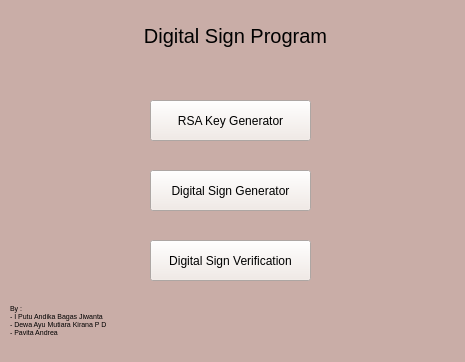
<?xml version="1.0" encoding="UTF-8"?>
<ui version="4.0">
 <class>MainWindow</class>
 <widget class="QMainWindow" name="MainWindow">
  <property name="geometry">
   <rect>
    <x>0</x>
    <y>0</y>
    <width>465</width>
    <height>362</height>
   </rect>
  </property>
  <property name="font">
   <font>
    <pointsize>9</pointsize>
   </font>
  </property>
  <property name="windowTitle">
   <string>MainWindow</string>
  </property>
  <property name="styleSheet">
   <string notr="true">background-color: rgb(201, 173, 167);</string>
  </property>
  <widget class="QWidget" name="centralwidget">
   <widget class="QPushButton" name="pushButton">
    <property name="geometry">
     <rect>
      <x>150</x>
      <y>100</y>
      <width>161</width>
      <height>41</height>
     </rect>
    </property>
    <property name="styleSheet">
     <string notr="true">background-color: rgb(242, 233, 228);</string>
    </property>
    <property name="text">
     <string>RSA Key Generator</string>
    </property>
   </widget>
   <widget class="QPushButton" name="pushButton_2">
    <property name="geometry">
     <rect>
      <x>150</x>
      <y>170</y>
      <width>161</width>
      <height>41</height>
     </rect>
    </property>
    <property name="styleSheet">
     <string notr="true">background-color: rgb(242, 233, 228);</string>
    </property>
    <property name="text">
     <string>Digital Sign Generator</string>
    </property>
   </widget>
   <widget class="QPushButton" name="pushButton_3">
    <property name="geometry">
     <rect>
      <x>150</x>
      <y>240</y>
      <width>161</width>
      <height>41</height>
     </rect>
    </property>
    <property name="styleSheet">
     <string notr="true">background-color: rgb(242, 233, 228);</string>
    </property>
    <property name="text">
     <string>Digital Sign Verification</string>
    </property>
   </widget>
   <widget class="QLabel" name="label">
    <property name="geometry">
     <rect>
      <x>120</x>
      <y>20</y>
      <width>231</width>
      <height>31</height>
     </rect>
    </property>
    <property name="font">
     <font>
      <pointsize>15</pointsize>
     </font>
    </property>
    <property name="text">
     <string>Digital Sign Program</string>
    </property>
    <property name="alignment">
     <set>Qt::AlignCenter</set>
    </property>
    <property name="wordWrap">
     <bool>true</bool>
    </property>
   </widget>
   <widget class="QLabel" name="label_2">
    <property name="geometry">
     <rect>
      <x>10</x>
      <y>300</y>
      <width>101</width>
      <height>41</height>
     </rect>
    </property>
    <property name="font">
     <font>
      <pointsize>5</pointsize>
     </font>
    </property>
    <property name="text">
     <string>By : 
- I Putu Andika Bagas Jiwanta
- Dewa Ayu Mutiara Kirana P D
- Pavita Andrea</string>
    </property>
   </widget>
  </widget>
  <widget class="QStatusBar" name="statusbar"/>
 </widget>
 <resources/>
 <connections/>
</ui>
